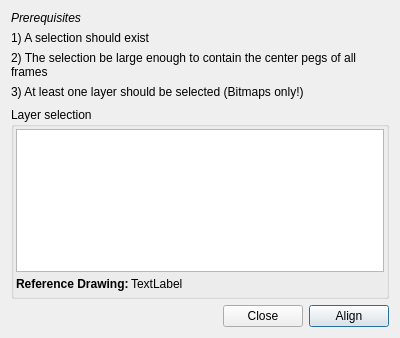
<?xml version="1.0" encoding="UTF-8"?>
<ui version="4.0">
 <class>PegBarAlignmentDialog</class>
 <widget class="QDialog" name="PegBarAlignmentDialog">
  <property name="geometry">
   <rect>
    <x>0</x>
    <y>0</y>
    <width>400</width>
    <height>338</height>
   </rect>
  </property>
  <property name="windowTitle">
   <string>Peg bar Alignment</string>
  </property>
  <property name="windowIcon">
   <iconset resource="../data/app.qrc">
    <normaloff>:/icons/icon.png</normaloff>:/icons/icon.png</iconset>
  </property>
  <layout class="QVBoxLayout" name="verticalLayout_3">
   <item>
    <layout class="QVBoxLayout" name="verticalLayout">
     <property name="bottomMargin">
      <number>2</number>
     </property>
     <item>
      <widget class="QLabel" name="labSelectHeader">
       <property name="font">
        <font>
         <weight>50</weight>
         <italic>true</italic>
         <bold>false</bold>
        </font>
       </property>
       <property name="text">
        <string>Prerequisites</string>
       </property>
      </widget>
     </item>
     <item>
      <widget class="QLabel" name="labSelectCenterPegs">
       <property name="text">
        <string>1) A selection should exist</string>
       </property>
      </widget>
     </item>
     <item>
      <widget class="QLabel" name="labelSelectAllFrames">
       <property name="minimumSize">
        <size>
         <width>0</width>
         <height>0</height>
        </size>
       </property>
       <property name="lineWidth">
        <number>1</number>
       </property>
       <property name="text">
        <string>2) The selection be large enough to contain the center pegs of all frames</string>
       </property>
       <property name="wordWrap">
        <bool>true</bool>
       </property>
       <property name="margin">
        <number>0</number>
       </property>
       <property name="indent">
        <number>-1</number>
       </property>
      </widget>
     </item>
     <item>
      <widget class="QLabel" name="labSelectLayers">
       <property name="text">
        <string>3) At least one layer should be selected (Bitmaps only!)</string>
       </property>
       <property name="wordWrap">
        <bool>true</bool>
       </property>
      </widget>
     </item>
    </layout>
   </item>
   <item>
    <widget class="QGroupBox" name="groupBox">
     <property name="title">
      <string>Layer selection</string>
     </property>
     <layout class="QVBoxLayout" name="verticalLayout_2">
      <property name="spacing">
       <number>2</number>
      </property>
      <property name="leftMargin">
       <number>2</number>
      </property>
      <property name="topMargin">
       <number>2</number>
      </property>
      <property name="rightMargin">
       <number>2</number>
      </property>
      <property name="bottomMargin">
       <number>2</number>
      </property>
      <item>
       <widget class="QListWidget" name="lwLayers">
        <property name="selectionMode">
         <enum>QAbstractItemView::MultiSelection</enum>
        </property>
       </widget>
      </item>
      <item>
       <layout class="QHBoxLayout" name="horizontalLayout">
        <item>
         <widget class="QLabel" name="labRefText">
          <property name="font">
           <font>
            <weight>75</weight>
            <bold>true</bold>
           </font>
          </property>
          <property name="text">
           <string>Reference Drawing:</string>
          </property>
         </widget>
        </item>
        <item>
         <widget class="QLabel" name="labRefKey">
          <property name="text">
           <string>TextLabel</string>
          </property>
         </widget>
        </item>
        <item>
         <spacer name="horizontalSpacer">
          <property name="orientation">
           <enum>Qt::Horizontal</enum>
          </property>
          <property name="sizeHint" stdset="0">
           <size>
            <width>40</width>
            <height>20</height>
           </size>
          </property>
         </spacer>
        </item>
       </layout>
      </item>
     </layout>
    </widget>
   </item>
   <item>
    <layout class="QHBoxLayout" name="horizontalLayout_2">
     <item>
      <spacer name="horizontalSpacer_2">
       <property name="orientation">
        <enum>Qt::Horizontal</enum>
       </property>
       <property name="sizeHint" stdset="0">
        <size>
         <width>40</width>
         <height>20</height>
        </size>
       </property>
      </spacer>
     </item>
     <item>
      <widget class="QPushButton" name="btnCancel">
       <property name="text">
        <string>Close</string>
       </property>
       <property name="autoDefault">
        <bool>false</bool>
       </property>
      </widget>
     </item>
     <item>
      <widget class="QPushButton" name="btnAlign">
       <property name="text">
        <string>Align</string>
       </property>
       <property name="default">
        <bool>true</bool>
       </property>
      </widget>
     </item>
    </layout>
   </item>
  </layout>
 </widget>
 <resources>
  <include location="../data/app.qrc"/>
 </resources>
 <connections/>
</ui>
